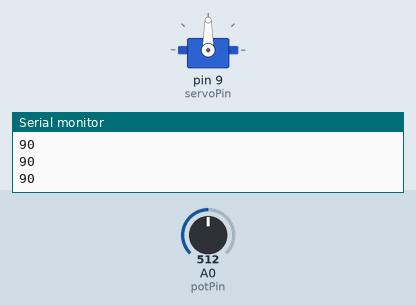
A sketch run on a simulated Arduino Uno, built with avr-gcc and run on an emulated ATmega328P. Shown: servo, the last lines printed to the serial monitor. The inputs (shaded band) are chosen by the test bench; at power-on: A0 (potPin) = 512.

Above: at 1.2 s.
1.3 s: A0 (potPin) set to 716
At 1.6 s:
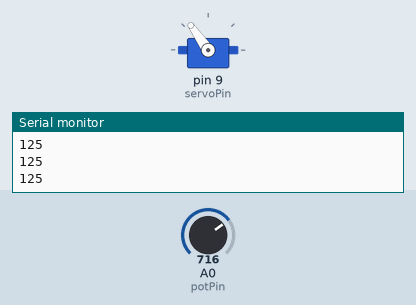
2.8 s: A0 (potPin) set to 900
At 4.0 s:
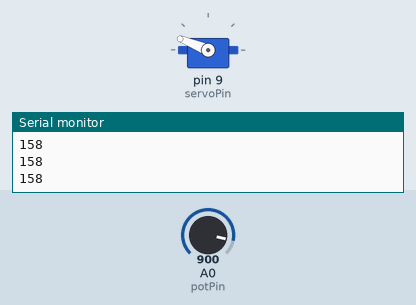
4.3 s: A0 (potPin) set to 1023
At 5.5 s:
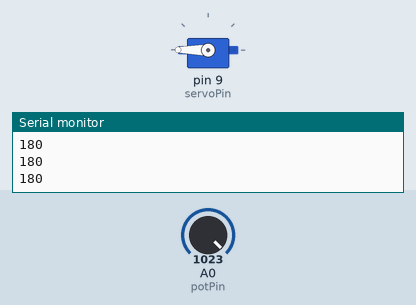
5.8 s: A0 (potPin) set to 306
At 6.9 s:
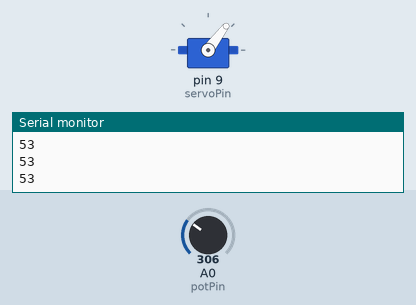
7.3 s: A0 (potPin) set to 122
At 8.2 s:
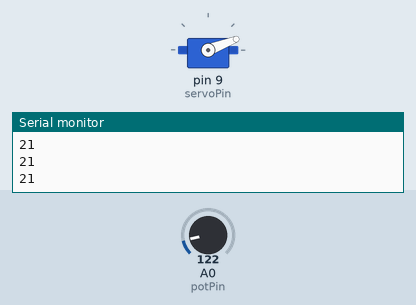
8.8 s: A0 (potPin) set to 0
At 9.6 s:
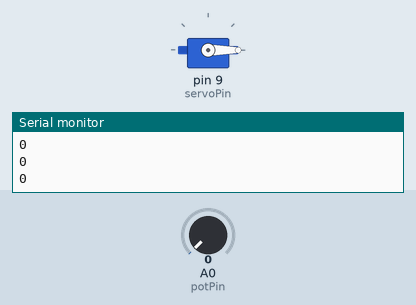
Timing chart, 0 to 11.3 s (numbered marks = the images above; inputs shaded):
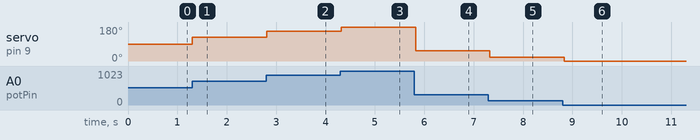

The sketch:

ControllableServo.ino
```cpp
// (licence header left out)
#include <Servo.h>

const int servoPin = 9;
const int potPin = A0;

int servoPos = 0;
Servo myServo;

int lerp(float a, float b, float f) {
  return a + f * (b - a);
}

void setup() {
  Serial.begin(9600);

  pinMode(potPin, INPUT);
  myServo.attach(servoPin);
}

void loop() {
  int potVal = analogRead(potPin);
  servoPos = lerp(0., 180., (float)potVal / 1023.);
  myServo.write((int)servoPos);

  Serial.println(servoPos);

  delay(100);
}
```

Measured:
- after the input at 1.3 s, servo on pin 9 (servoPin): 90° → 125° at once
- after the input at 2.8 s, servo on pin 9 (servoPin): 125° → 158° at once
- after the input at 4.3 s, servo on pin 9 (servoPin): 158° → 180° at once
- after the input at 5.8 s, servo on pin 9 (servoPin): 180° → 53° at once
- after the input at 7.3 s, servo on pin 9 (servoPin): 53° → 21° at once
- after the input at 8.8 s, servo on pin 9 (servoPin): 21° → 0° at once
